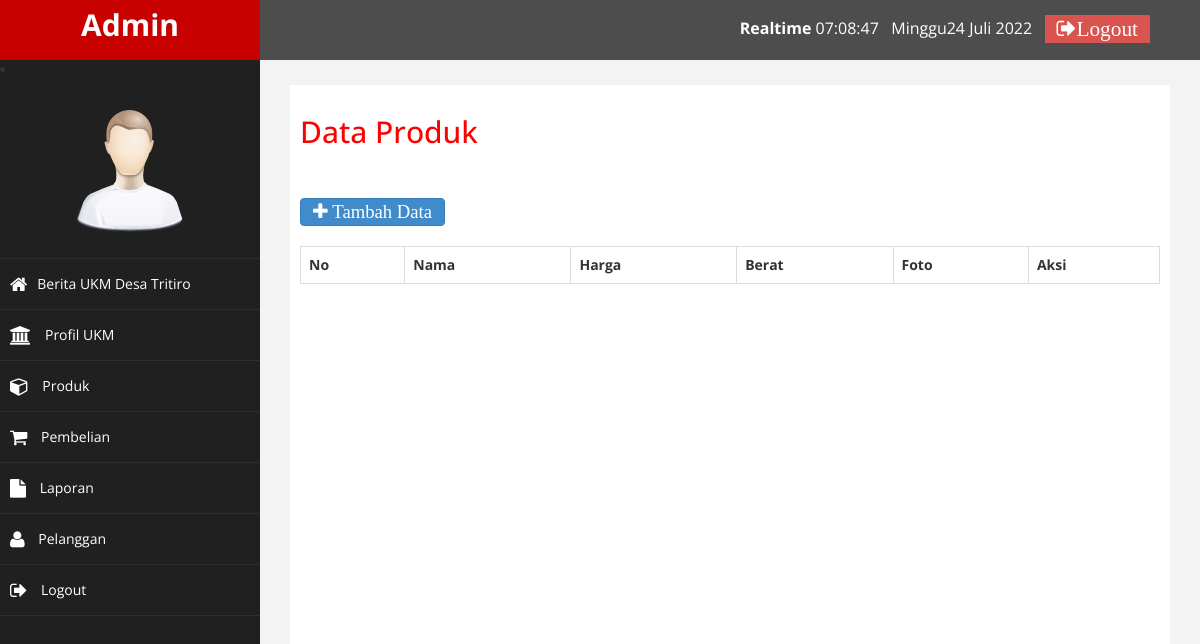
The app's page /views/admin/index.php?halaman=produk (signed in), older data.
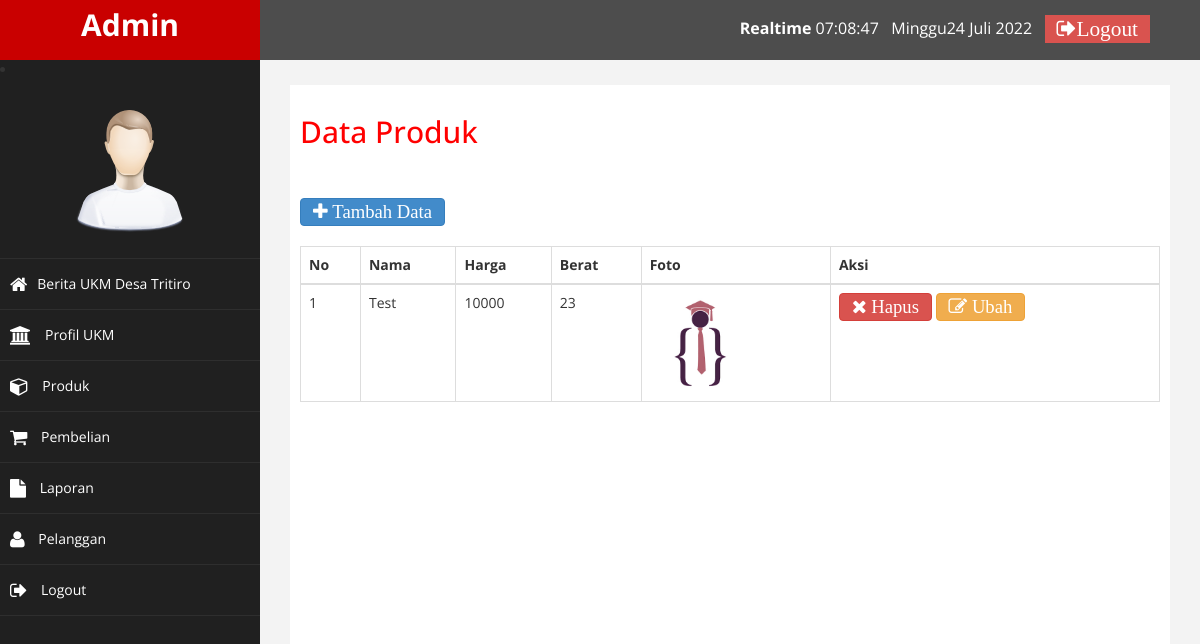
The same page, newer data.
### tables this page shows
CREATE TABLE `produk` (
  `id_produk` int(11) NOT NULL,
  `nama_produk` varchar(100) NOT NULL,
  `harga_produk` int(11) NOT NULL,
  `berat_produk` int(11) NOT NULL,
  `foto_produk` varchar(100) NOT NULL,
  `deskripsi_produk` text NOT NULL,
  `stok_produk` int(5) NOT NULL
);

### views/admin/produk.php (the view)
<h2> Data Produk </h2>
<br><br>
<a href="index.php?halaman=tambahproduk" class="btn btn-primary fa fa-plus fa-lg"> Tambah Data</a>
<br><br>
<table class="table table-bordered">
    <tr>
        <th>No</th>
        <th>Nama</th>
        <th>Harga</th>
        <th>Berat</th>
        <th>Foto</th>
        <th>Aksi</th>
    </tr>
    <tbody>
        <?php
        $nomor = 1;
        $ambil  = $koneksi->query("SELECT * FROM produk ORDER BY nama_produk");
        while ($pecah = $ambil->fetch_assoc()) { ?>
            <tr>
                <td><?= $nomor++; ?></td>
                <td><?= $pecah['nama_produk']; ?></td>
                <td><?= $pecah['harga_produk']; ?></td>
                <td><?= $pecah['berat_produk']; ?></td>
                <td>
                    <img src="../../pictures/foto_produk/<?= $pecah['foto_produk']; ?>" width="100">
                </td>
                <td>
                    <a href="index.php?halaman=hapusproduk&id=<?= $pecah['id_produk']; ?>" class="btn-danger btn fa fa-remove fa-lg "> Hapus</a>
                    <a href="index.php?halaman=ubahproduk&id=<?= $pecah['id_produk']; ?>" class="btn btn-warning fa fa-edit fa-lg"> Ubah</a>
                </td>
            </tr>
        <?php } ?>
    </tbody>
</table>

Row changes from the older to the newer data that the page shows:
added produk: nama_produk "Test", harga_produk "10000", berat_produk "23", foto_produk (picture)
